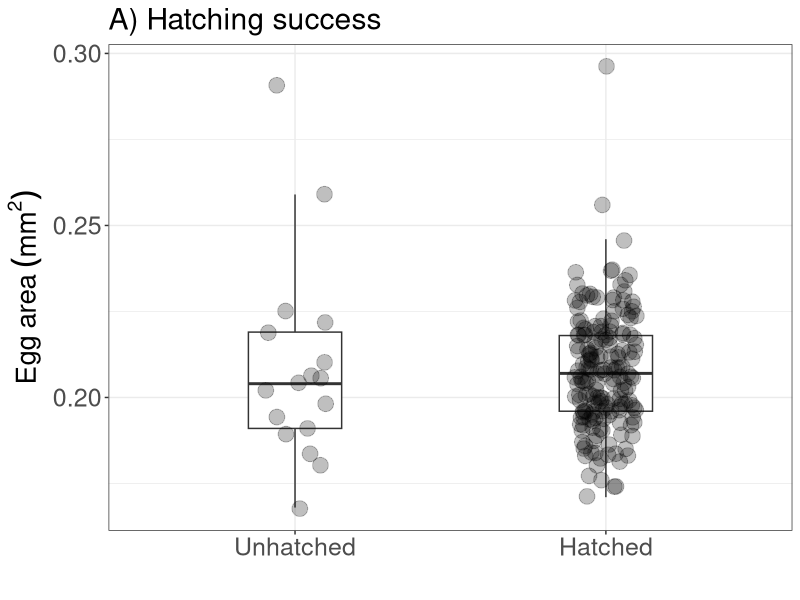
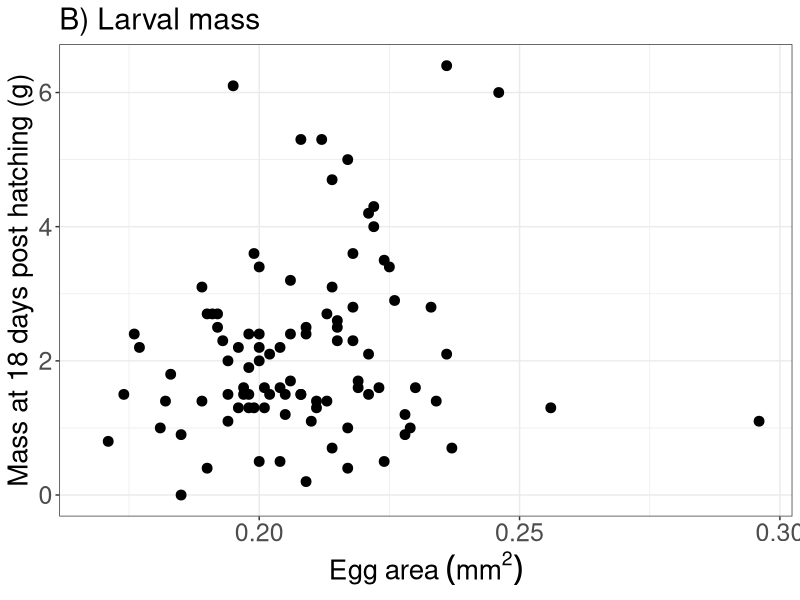
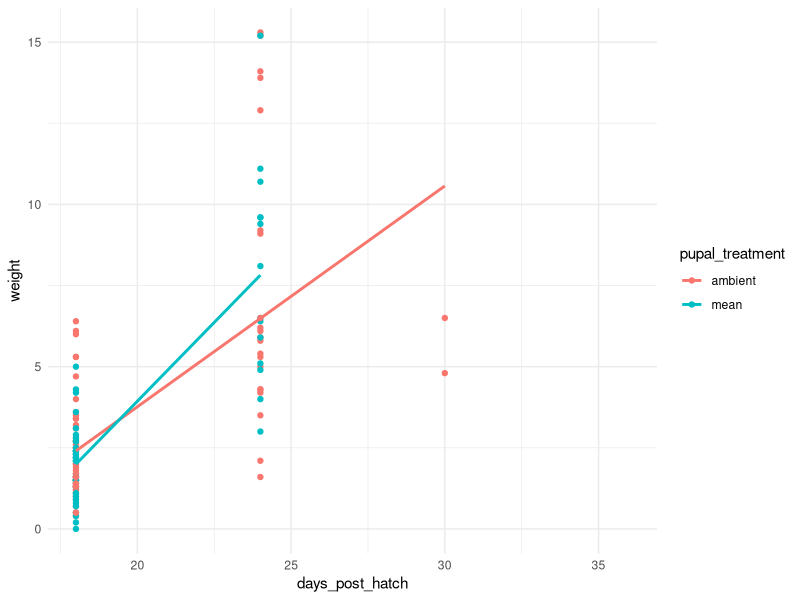
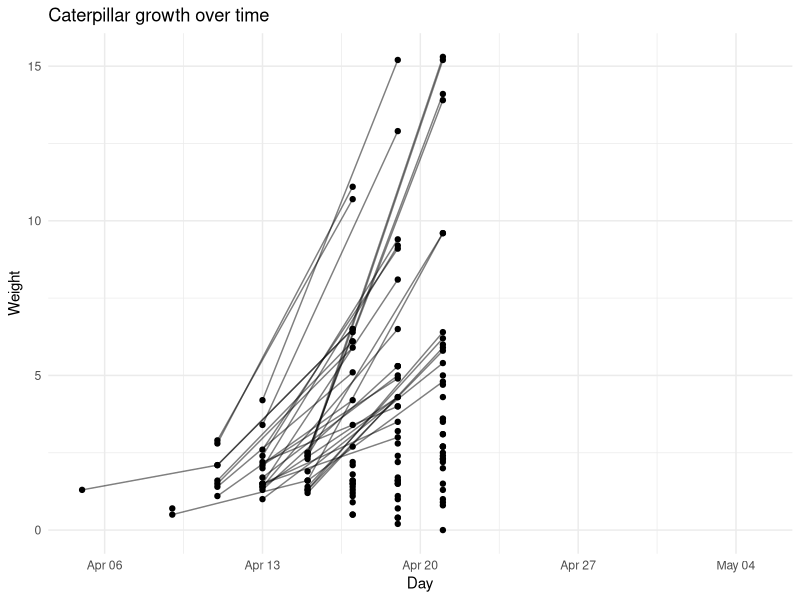
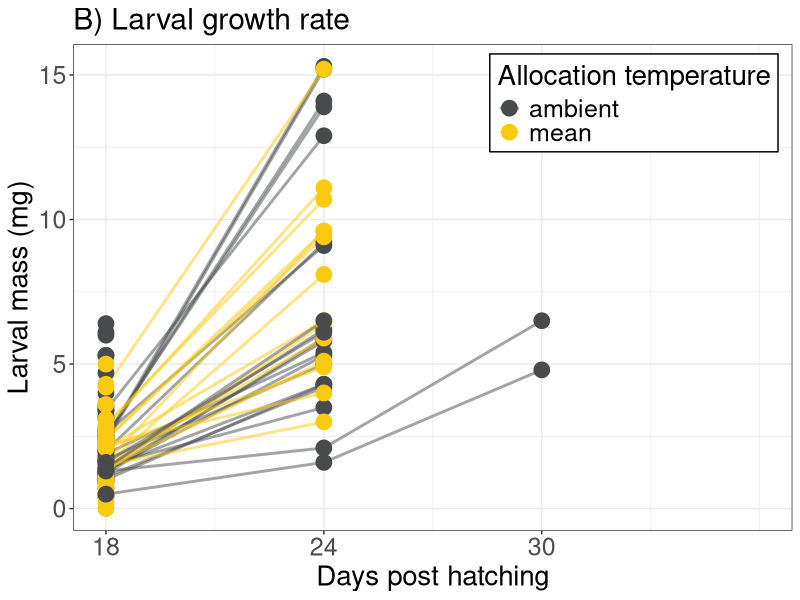
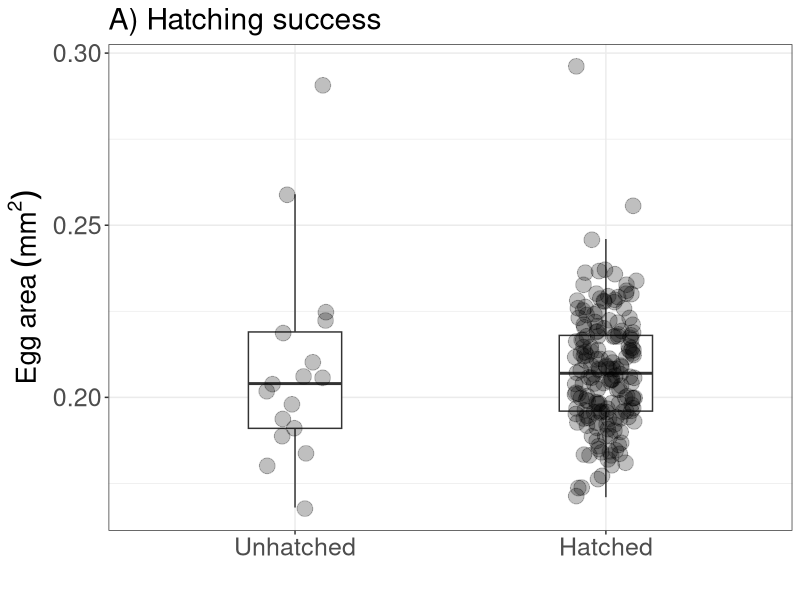
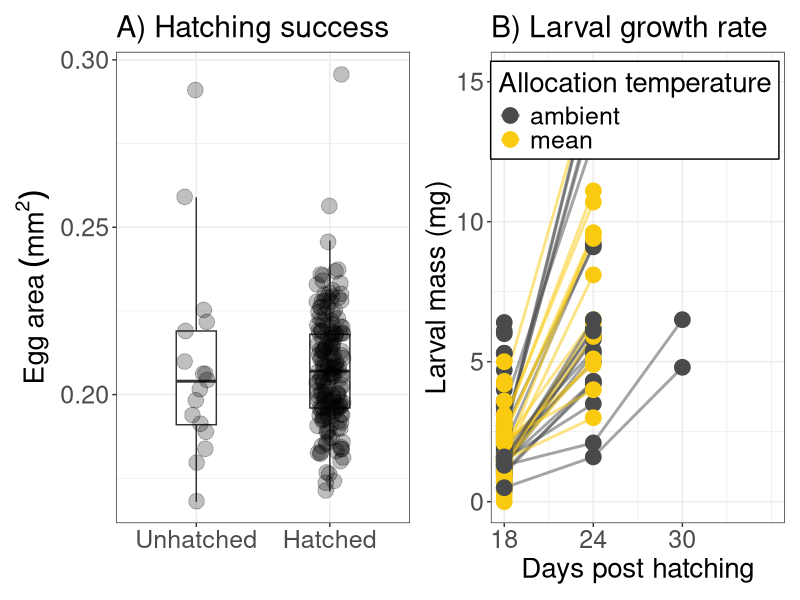

R code for these plots, in order:
## ---- chunk 1
library(here)
library(tidyverse)
library(ggplot2)
library(lmerTest)
library(patchwork)
## ---- chunk 2
caterpillar_data <- read.csv(here("data", "clean data", "caterpillar_data.csv"))

#caterpillar_data <- caterpillar_data %>%
  #filter(!is.na(hatch_date)) 

caterpillar_data$pupal_treatment <- as.factor(caterpillar_data$pupal_treatment)
caterpillar_data$hatch_date <- as.Date(caterpillar_data$hatch_date)
caterpillar_data$weight_1 <- as.numeric(caterpillar_data$weight_1)
caterpillar_data$weight_2 <- as.numeric(caterpillar_data$weight_2)

#turn all weights into mg
caterpillar_data$weight_1 <- caterpillar_data$weight_1 * 1000
caterpillar_data$weight_2 <- caterpillar_data$weight_2 * 1000
caterpillar_data$weight3 <- caterpillar_data$weight3 * 1000
caterpillar_data$weight4 <- caterpillar_data$weight4 * 1000
caterpillar_data$weight_5 <- caterpillar_data$weight_5 * 1000

## ---- chunk 3

caterpillar_data <- caterpillar_data %>%
  filter(!is.na(hatched))
  
#how many caterpillars hatches overall
caterpillar_data %>%
  filter(hatched == 1)

hatching_plot <- ggplot(caterpillar_data, aes(x = factor(hatched, labels = c("Unhatched", "Hatched")), y = size_01)) +
  geom_boxplot(width = 0.3, outlier.shape = NA) +
  geom_jitter(width = 0.1, alpha = 0.25, size = 5) +
  #scale_colour_manual(values = temp_cols) +
  labs(x = "", y = expression(Egg~area~(mm^2)), title = "A) Hatching success", colour = "Allocation temperature") +
  theme_bw() +
    theme(
    text = element_text(size = 18),            # increases all text
    axis.title = element_text(size = 20),      # axis titles bigger
    axis.text = element_text(size = 18),       # axis tick labels bigger
    legend.text = element_text(size = 18),     # legend text bigger
    legend.title = element_text(size = 20),
    #legend.position = c(0.98, 0.9),   # top-right inside
  #legend.justification = c(1, 1),     # anchor legend box to its top-right corner
  #legend.background = element_rect(fill = "white", colour = "black")  # optional: improve visibility
    )

hatching_plot

ggsave(
  here("figures", "hatching success.png"),
  plot = hatching_plot,
  width = 10,
  height = 5,
  dpi = 300
)



## ---- chunk 4

caterpillar_size <- ggplot(caterpillar_data, aes(x = size_01, y = weight_1)) +
  geom_point(size = 3) +
  labs(y = "Mass at 18 days post hatching (g)", x = expression(Egg~area~(mm^2)), title = "B) Larval mass") +
  theme_bw() +
    theme(
    text = element_text(size = 18),            # increases all text
    axis.title = element_text(size = 20),      # axis titles bigger
    axis.text = element_text(size = 18),       # axis tick labels bigger
    legend.text = element_text(size = 18),     # legend text bigger
    legend.title = element_text(size = 20)
    )

caterpillar_size


## ---- chunk 5

names(caterpillar_data) <- names(caterpillar_data) %>%
  gsub("^weight([0-9]+)$", "weight_\\1", .)

long_data <- caterpillar_data %>%
  mutate(id = row_number()) %>%
  pivot_longer(
    cols = matches("^(weight|weighday)_\\d+$"),
    names_to = c(".value", "time"),
    names_pattern = "(weight|weighday)_(\\d+)"
  )

long_data$weighday <- as.Date(long_data$weighday)

long_data <- long_data %>%
  mutate(days_post_hatch = as.numeric(weighday - hatch_date)) %>%
  filter(!is.na("weight"))



#random intercepts and random slopes
#model <- lmer(weight ~ days_post_hatch * size_01 + pupal_treatment + (1 | clutchID) + (days_post_hatch | eggID), data = long_data)

#random intercepts only
#model <- lmer(weight ~ days_post_hatch * size_01 + pupal_treatment + (1 | clutchID/eggID), data = long_data)
#ummary(model)

#another option - different slopes per treatment, not per individual caterpillar. seems better.
model <- lmer(weight ~ days_post_hatch * size_01 + days_post_hatch * pupal_treatment + (1|clutchID/eggID), data = long_data)

summary(model)

ggplot(long_data, aes(days_post_hatch, weight, colour = pupal_treatment)) +
  geom_point() +
  geom_smooth(method = "lm", se = FALSE) +
  theme_minimal()

temp_cols <- c(
  ambient = "#484A4C",
  cool    = "#76C0CC",
  mean    = "#F9CA0F",
  warm    = "#E87A36",
  hot     = "#AF0808")




ggplot(long_data, aes(x = weighday, y = weight, group = id)) +
  geom_line(alpha = 0.5) +
  geom_point() +
  labs(x = "Day", y = "Weight", title = "Caterpillar growth over time") +
  theme_minimal()

growth_rate <- ggplot(long_data, aes(x = days_post_hatch, y = weight, group = id, colour = pupal_treatment)) +
  geom_line(alpha = 0.5, size = 1) +
  geom_point(size = 5) +
  scale_x_continuous(breaks = c(18, 24, 30)) +
  labs(x = "Days post hatching", y = "Larval mass (mg)",
       title = "B) Larval growth rate", colour = "Allocation temperature") +
  scale_color_manual(values = temp_cols) +
  theme_bw() +
    theme(
    text = element_text(size = 18),            # increases all text
    axis.title = element_text(size = 20),      # axis titles bigger
    axis.text = element_text(size = 18),       # axis tick labels bigger
    legend.text = element_text(size = 18),     # legend text bigger
    legend.title = element_text(size = 20),
    legend.position = c(0.98, 0.98),   # top-right inside
  legend.justification = c(1, 1),     # anchor legend box to its top-right corner
  legend.background = element_rect(fill = "white", colour = "black")  # optional: improve visibility
    )
growth_rate


caterpillar_plot <-  hatching_plot + growth_rate

ggsave(
  here("figures", "caterpillar plot.png"),
  plot = caterpillar_plot,
  width = 20,
  height = 10,
  dpi = 300
)
